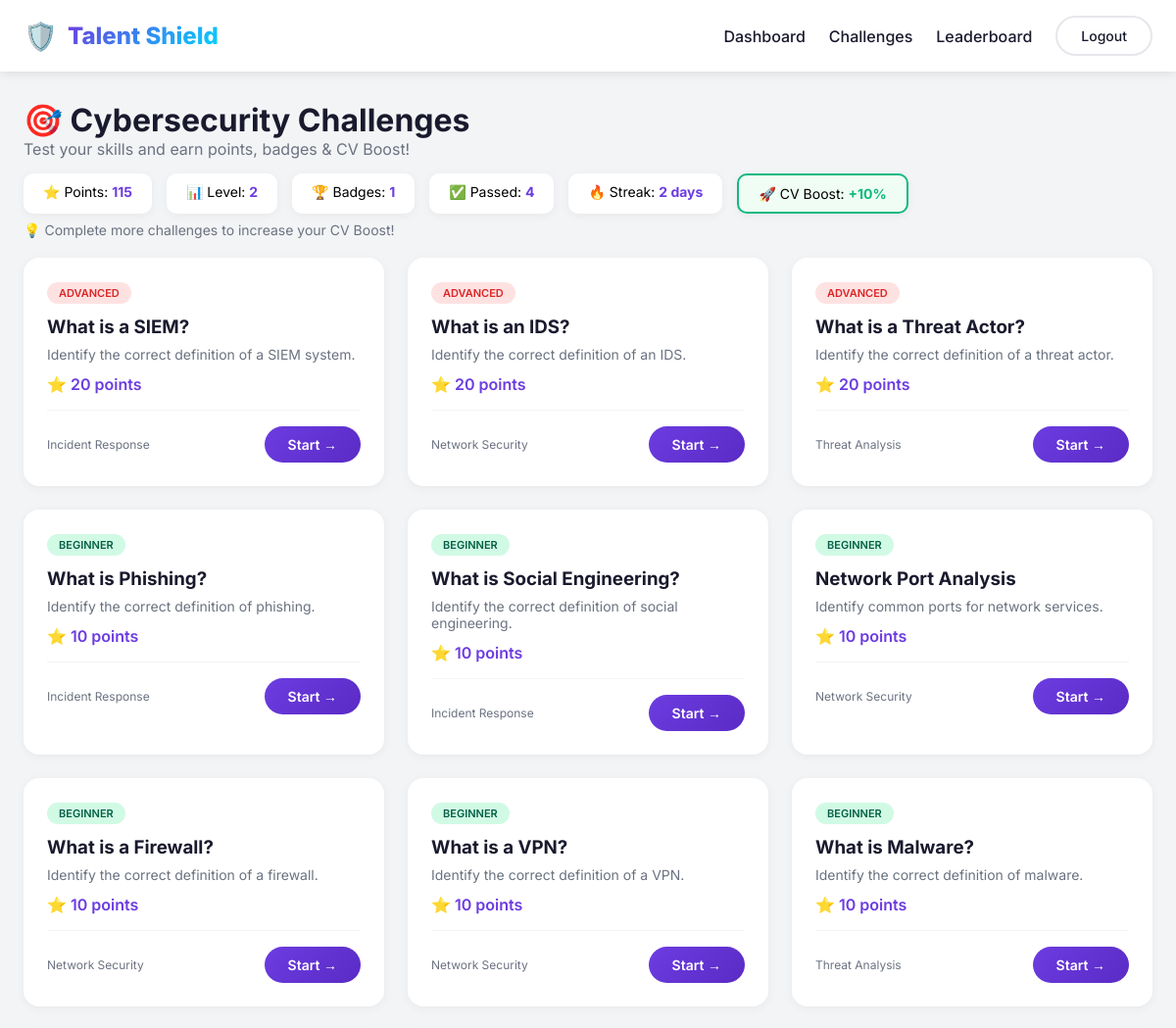
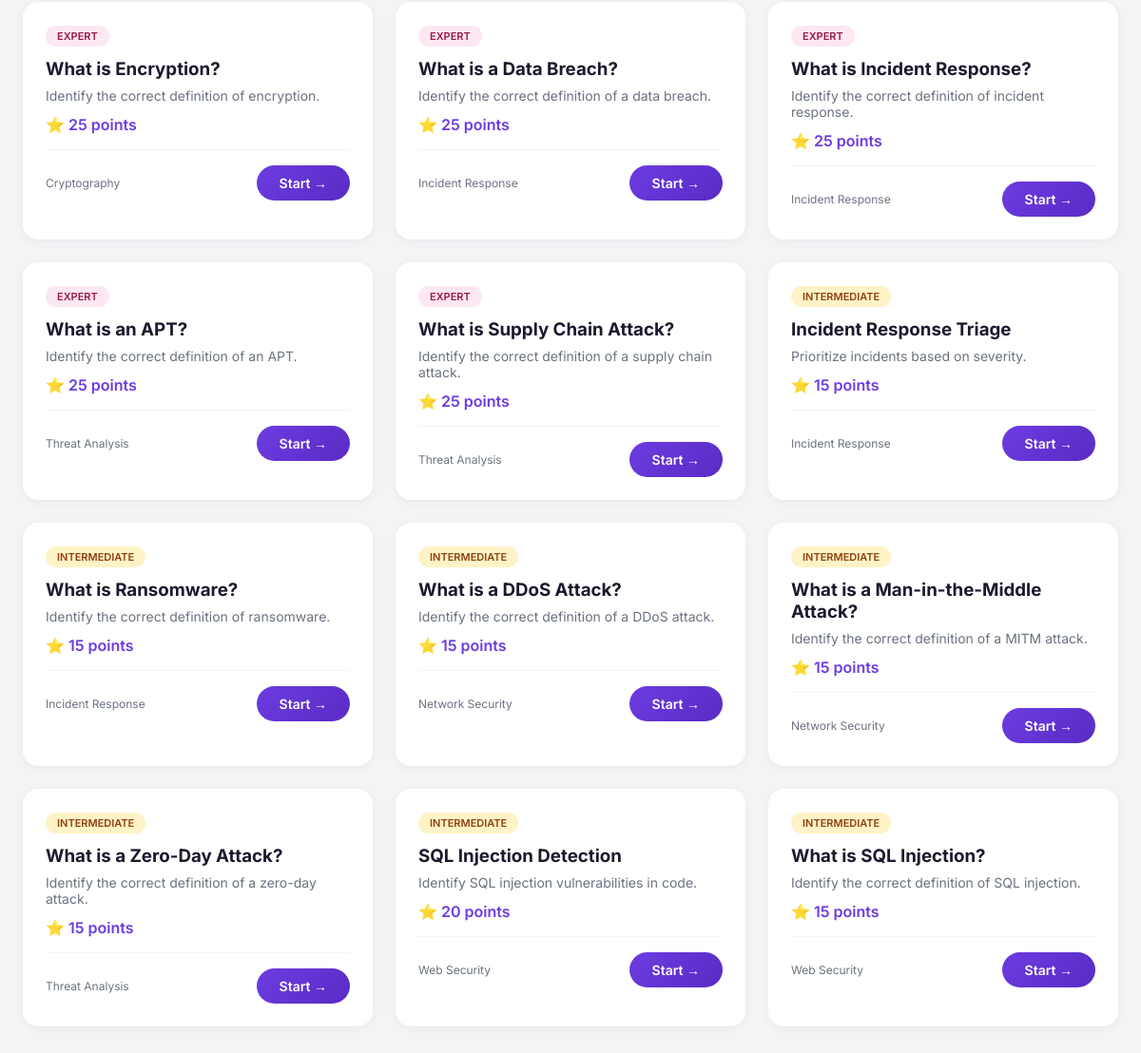
The app's page /challenges/ (signed in) with its own data (2 pictures, top to bottom).
### gamification/models.py (models this page shows, shortened)
class GamificationProfile(models.Model):
    candidate = models.OneToOneField(
        settings.AUTH_USER_MODEL,
        on_delete=models.CASCADE,
        related_name='gamification_profile'
    )
    total_points = models.IntegerField(default=0)
    level = models.IntegerField(default=1)
    experience_points = models.IntegerField(default=0)
    challenges_attempted = models.IntegerField(default=0)
    challenges_passed = models.IntegerField(default=0)
    challenges_failed = models.IntegerField(default=0)
    average_score = models.FloatField(default=0.0)
    current_streak_days = models.IntegerField(default=0)
    longest_streak_days = models.IntegerField(default=0)
    last_activity = models.DateTimeField(null=True, blank=True)
    badges = models.JSONField(default=list)
    badges_count = models.IntegerField(default=0)
    cv_boost_percentage = models.IntegerField(default=0)  # 0-50%
    created_at = models.DateTimeField(auto_now_add=True)
    updated_at = models.DateTimeField(auto_now=True)
    def update_cv_boost(self):
        passed = self.challenges_passed
        if passed >= 20:
            self.cv_boost_percentage = 50
        elif passed >= 15:
            self.cv_boost_percentage = 40
        elif passed >= 10:
            self.cv_boost_percentage = 30
        elif passed >= 5:
            self.cv_boost_percentage = 20
        elif passed >= 3:
            self.cv_boost_percentage = 10
        else:
            self.cv_boost_percentage = 0
        return self.cv_boost_percentage
    class Meta:
        ordering = ['-total_points']

class Challenge(models.Model):
    DIFFICULTY_LEVELS = (
        ('beginner', 'Beginner'),
        ('intermediate', 'Intermediate'),
        ('advanced', 'Advanced'),
        ('expert', 'Expert'),
    )
    CATEGORIES = (
        ('network_security', 'Network Security'),
        ('web_security', 'Web Security'),
        ('cryptography', 'Cryptography'),
        ('incident_response', 'Incident Response'),
        ('threat_analysis', 'Threat Analysis'),
        ('ethical_hacking', 'Ethical Hacking'),
        ('forensics', 'Digital Forensics'),
        ('compliance', 'Compliance & Risk'),
    )
    title = models.CharField(max_length=200)
    description = models.TextField()
    category = models.CharField(max_length=50, choices=CATEGORIES)
    difficulty = models.CharField(max_length=20, choices=DIFFICULTY_LEVELS)
    question = models.TextField()
    scenario = models.TextField(blank=True)
    options = models.JSONField(default=list, blank=True)
    correct_answer = models.TextField()
    answer_type = models.CharField(max_length=20, default='text')
    hints = models.JSONField(default=list, blank=True)
    points = models.IntegerField(default=10)
    time_limit_seconds = models.IntegerField(default=300)
    created_at = models.DateTimeField(auto_now_add=True)
    updated_at = models.DateTimeField(auto_now=True)
    is_active = models.BooleanField(default=True)
    class Meta:
        ordering = ['difficulty', 'category']

### gamification/views.py (the view)
# urls.py: path('challenges/', views.challenges_list, name='challenges_list'),
@login_required
def challenges_list(request):
    if request.user.user_type != 'candidate':
        messages.info(request, 'Challenges are for candidates only. Check out jobs instead!')
        return redirect('job_list')
    attempted_ids = ChallengeAttempt.objects.filter(
        candidate=request.user,
        is_correct=True
    ).values_list('challenge_id', flat=True)
    challenges = Challenge.objects.filter(is_active=True).exclude(id__in=attempted_ids)
    profile, _ = GamificationProfile.objects.get_or_create(candidate=request.user)
    profile.update_cv_boost()
    profile.save()
    return render(request, 'gamification/challenges.html', {
        'challenges': challenges,
        'profile': profile,
    })

### templates/gamification/challenges.html (shortened to what this page needs)
<!DOCTYPE html>
<html lang="en">
<head>
    {% load static %}
</head>
<body>
    <nav class="navbar">
        <div class="container">
            <div class="nav-brand">
                <span class="logo">🛡️</span>
                <span class="brand-name">Talent Shield</span>
            </div>
            <div class="nav-links">
                <a href="/dashboard/">Dashboard</a>
                <a href="/challenges/">Challenges</a>
                <a href="/leaderboard/">Leaderboard</a>
                <a href="{% url 'logout' %}" class="btn btn-outline">Logout</a>
            </div>
        </div>
    </nav>
    <div class="container">
        <div class="page-header">
            <h1>🎯 Cybersecurity Challenges</h1>
            <p>Test your skills and earn points, badges & CV Boost!</p>
            {% if profile %}
                <div class="profile-stats">
                    <div class="stat">⭐ Points: <span>{{ profile.total_points }}</span></div>
                    <div class="stat">📊 Level: <span>{{ profile.level }}</span></div>
                    <div class="stat">🏆 Badges: <span>{{ profile.badges_count }}</span></div>
                    <div class="stat">✅ Passed: <span>{{ profile.challenges_passed }}</span></div>
                    <div class="stat">🔥 Streak: <span>{{ profile.current_streak_days }} days</span></div>
                    <div class="stat boost">
                        🚀 CV Boost: <span>+{{ profile.cv_boost_percentage }}%</span>
                    </div>
                </div>
                <p style="font-size:14px; color:#6B7280; margin-top:8px;">
                    💡 Complete more challenges to increase your CV Boost!
                </p>
            {% endif %}
        </div>
        <div class="challenges-grid">
            {% if challenges %}
                {% for challenge in challenges %}
                    <div class="challenge-card">
                        <span class="difficulty difficulty-{{ challenge.difficulty }}">
                            {{ challenge.get_difficulty_display }}
                        </span>
                        <h3>{{ challenge.title }}</h3>
                        <p>{{ challenge.description|truncatechars:100 }}</p>
                        <div class="points">⭐ {{ challenge.points }} points</div>
                        <div class="card-footer">
                            <span style="font-size:12px; color:#6B7280;">{{ challenge.get_category_display }}</span>
                            <a href="{% url 'challenge_detail' challenge.id %}" class="btn btn-primary">Start →</a>
                        </div>
                    </div>
                {% endfor %}
            {% endif %}
        </div>
    </div>
</body>
</html>

### templates/gamification/challenges.html (style rules this page uses)
* { margin: 0; padding: 0; box-sizing: border-box; }
body { font-family: 'Inter', sans-serif; background: #F3F4F6; }
.navbar { background: white; padding: 16px 0; box-shadow: 0 2px 10px rgba(0,0,0,0.1); }
.container { max-width: 1200px; margin: 0 auto; padding: 0 24px; }
.navbar .container { display: flex; justify-content: space-between; align-items: center; }
.nav-brand { display: flex; align-items: center; gap: 10px; font-size: 24px; font-weight: 800; }
.nav-brand .logo { font-size: 28px; }
.nav-brand .brand-name { background: linear-gradient(135deg, #6C3CE1, #00D4FF); -webkit-background-clip: text; -webkit-text-fill-color: transparent; }
.nav-links { display: flex; align-items: center; gap: 24px; }
.nav-links a { text-decoration: none; color: #1A1A2E; font-weight: 500; }
.btn { display: inline-block; padding: 10px 24px; border: none; border-radius: 50px; font-weight: 600; font-size: 14px; text-decoration: none; cursor: pointer; transition: all 0.3s ease; }
.btn-primary { background: linear-gradient(135deg, #6C3CE1, #5A2BC4); color: white; }
.btn-outline { background: transparent; color: #1A1A2E; border: 2px solid #E5E7EB; }
.page-header { padding: 30px 0 20px; }
.page-header h1 { font-size: 32px; color: #1A1A2E; }
.page-header p { color: #6B7280; }
.profile-stats { display: flex; gap: 15px; margin-top: 15px; flex-wrap: wrap; }
.profile-stats .stat { background: white; padding: 10px 20px; border-radius: 10px; box-shadow: 0 2px 10px rgba(0,0,0,0.05); font-size: 14px; }
.profile-stats .stat span { font-weight: 700; color: #6C3CE1; }
.profile-stats .stat.boost { background: #F0FDF4; border: 2px solid #10B981; }
.profile-stats .stat.boost span { color: #10B981; }
.challenges-grid { display: grid; grid-template-columns: repeat(auto-fill, minmax(300px, 1fr)); gap: 24px; padding-bottom: 40px; }
.challenge-card { background: white; border-radius: 16px; padding: 24px; box-shadow: 0 2px 10px rgba(0,0,0,0.05); transition: transform 0.3s; }
.difficulty { display: inline-block; padding: 4px 12px; border-radius: 50px; font-size: 11px; font-weight: 600; text-transform: uppercase; }
.difficulty-beginner { background: #D1FAE5; color: #065F46; }
.difficulty-intermediate { background: #FEF3C7; color: #92400E; }
.difficulty-advanced { background: #FEE2E2; color: #DC2626; }
.difficulty-expert { background: #FCE7F3; color: #9D174D; }
.challenge-card h3 { margin: 12px 0 8px; color: #1A1A2E; }
.challenge-card p { color: #6B7280; font-size: 14px; }
.challenge-card .points { color: #6C3CE1; font-weight: 600; margin-top: 12px; }
.card-footer { display: flex; justify-content: space-between; align-items: center; margin-top: 16px; padding-top: 16px; border-top: 1px solid #F3F4F6; }

### records on screen
GamificationProfile: total_points "115", level "2", badges_count "1", challenges_passed "4", current_streak_days "2", cv_boost_percentage "10"
Challenge: difficulty "ADVANCED", title "What is a SIEM?", description "Identify the correct definition of a SIEM system.", points "20", category "Incident Response"
Challenge: difficulty "ADVANCED", title "What is an IDS?", description "Identify the correct definition of an IDS.", points "20", category "Network Security"
Challenge: difficulty "ADVANCED", title "What is a Threat Actor?", description "Identify the correct definition of a threat actor.", points "20", category "Threat Analysis"
Challenge: difficulty "BEGINNER", title "What is Phishing?", description "Identify the correct definition of phishing.", points "10", category "Incident Response"
Challenge: difficulty "BEGINNER", title "What is Social Engineering?", description "Identify the correct definition of social engineering.", points "10", category "Incident Response"
Challenge: difficulty "BEGINNER", title "Network Port Analysis", description "Identify common ports for network services.", points "10", category "Network Security"
Challenge: difficulty "BEGINNER", title "What is a Firewall?", description "Identify the correct definition of a firewall.", points "10", category "Network Security"
Challenge: difficulty "BEGINNER", title "What is a VPN?", description "Identify the correct definition of a VPN.", points "10", category "Network Security"
Challenge: difficulty "BEGINNER", title "What is Malware?", description "Identify the correct definition of malware.", points "10", category "Threat Analysis"
Challenge: difficulty "EXPERT", title "What is Encryption?", description "Identify the correct definition of encryption.", points "25", category "Cryptography"
Challenge: difficulty "EXPERT", title "What is a Data Breach?", description "Identify the correct definition of a data breach.", points "25", category "Incident Response"
Challenge: difficulty "EXPERT", title "What is Incident Response?", description "Identify the correct definition of incident response.", points "25", category "Incident Response"
Challenge: difficulty "EXPERT", title "What is an APT?", description "Identify the correct definition of an APT.", points "25", category "Threat Analysis"
Challenge: difficulty "EXPERT", title "What is Supply Chain Attack?", description "Identify the correct definition of a supply chain attack.", points "25", category "Threat Analysis"
Challenge: difficulty "INTERMEDIATE", title "Incident Response Triage", description "Prioritize incidents based on severity.", points "15", category "Incident Response"
Challenge: difficulty "INTERMEDIATE", title "What is Ransomware?", description "Identify the correct definition of ransomware.", points "15", category "Incident Response"
Challenge: difficulty "INTERMEDIATE", title "What is a DDoS Attack?", description "Identify the correct definition of a DDoS attack.", points "15", category "Network Security"
Challenge: difficulty "INTERMEDIATE", title "What is a Man-in-the-Middle Attack?", description "Identify the correct definition of a MITM attack.", points "15", category "Network Security"
Challenge: difficulty "INTERMEDIATE", title "What is a Zero-Day Attack?", description "Identify the correct definition of a zero-day attack.", points "15", category "Threat Analysis"
Challenge: difficulty "INTERMEDIATE", title "SQL Injection Detection", description "Identify SQL injection vulnerabilities in code.", points "20", category "Web Security"
Challenge: difficulty "INTERMEDIATE", title "What is SQL Injection?", description "Identify the correct definition of SQL injection.", points "15", category "Web Security"
